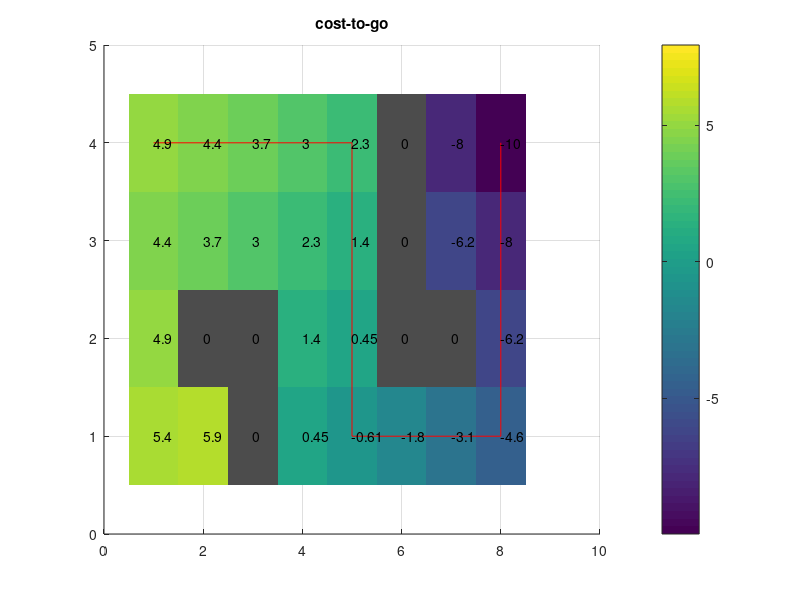
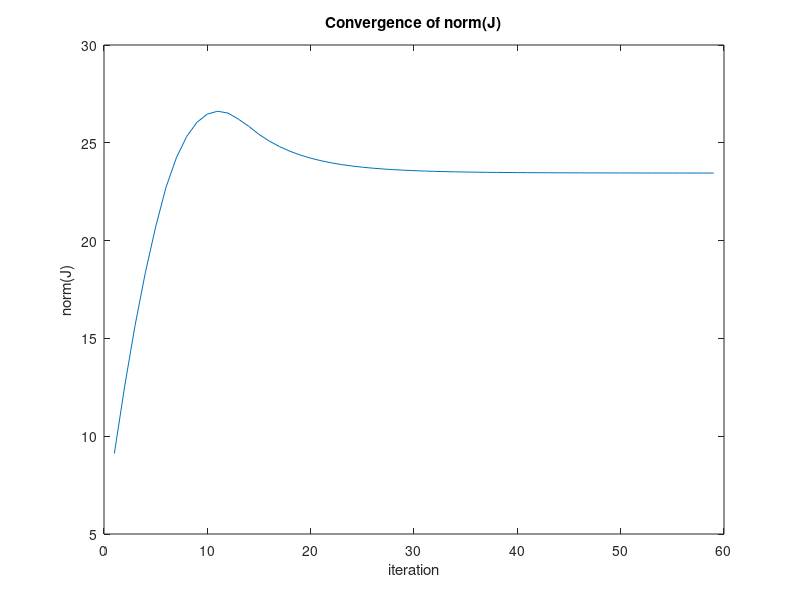

These charts were generated, in order, by the following MATLAB code:
% ===================================================================
% Function implements infinite time value iteration for grid world
% ===================================================================
function grid_world_value_iteration
    close all
    clear all

    %create the 4x8 grid
    xx=1:1:8;
    yy=1:1:4;    
    [X, Y] =meshgrid(xx,yy);
    Z = 0*X;

    %add the obstacle positions
    xyobs{1} = [2,2];
    xyobs{2} = [3,1];
    xyobs{3} = [3,2];
    xyobs{4} = [6,2];
    xyobs{5} = [6,3];
    xyobs{6} = [6,4];
    xyobs{7} = [7,2];
    
    %create the grid world
    grid_world = create_grid_world(X,Y,Z,xyobs);
    %plot_grid_world(grid_world)
        
    J=0*Z;
    Jlast =J;
    Xi=X(:);
    Yi=Y(:);
    Ji=J(:);
    Jc.X=X;
    Jc.Y=Y;
    Jc.J=J;

    e=1e6;
    % figure(1)
    hold on
    j=0;

    %set the desired position
    xd = [8,4];
    %set the discount factor
    gamma = .9;

    %loop through until the cost-to-go has converged
    while(e>0.01)
    j=j+1
        for i=1:length(Ji)
            % check if state is occupied    
            ret = check_occupied([Xi(i); Yi(i)],grid_world);
            if ret==0
            Ji(i) = bellman_backup([Xi(i); Yi(i)],Jc,grid_world,xd,gamma);
            else
            
            end
        end
    [m,n]= size(Z);    
    J=reshape(Ji,m,n)
    e=norm(J(:)-Jlast(:));% error between the cost-to-go from one iteration to the next
    normJ(j) = norm(J(:));
    Jlast = J;
    Jc.J=J;

    %plot the cost-to-go
    figure(1)
    title("cost-to-go")
    hold on
    imagesc(X(1,:), Y(:,1), J)
    colorbar
    grid on
    drawnow;
    hold off
    end
    
    %plot obstacles
    figure(1)
    hold on
    plot_obstacles(grid_world)
    hold off

    x=[1 4];
    %compute the policy from state s
    [pi, xs]= get_policy(x,Jc,grid_world,xd,gamma);
    figure(1)
    hold on
    plot(xs(:,1),xs(:,2),'r')
    hold off

    figure(1)
    J= J(:);
    for i=1:length(J)
        text(X(i),Y(i),num2str(J(i),2))
    end

    figure(2)
    plot(normJ(2:end))
    title("Convergence of norm(J)")
    xlabel("iteration")
    ylabel("norm(J)")
end

% ===================================================================
% plot obstacles
% ===================================================================
function plot_obstacles(grid_world)
     inds = find(grid_world.Z>0);
     dx = 0.5;
     dy = 0.5;
     occxs=grid_world.X(inds);
     occys=grid_world.Y(inds);
     for i=1:length(inds)
        xp=[occxs(i)-dx occxs(i)-dx occxs(i)+dx occxs(i)+dx];
        yp=[occys(i)-dy occys(i)+dy occys(i)+dy occys(i)-dy];
        patch(xp,yp,[1 1 1]*.3,'LineStyle','None')
     end
end

% ===================================================================
% plot grid world
% ===================================================================
function plot_grid_world(grid_world)
    xs = grid_world.X(1,:);
    ys = grid_world.Y(:,1);
    dx = grid_world.dx;
    dy = grid_world.dy;
    xg = linspace(xs(1)-dx,xs(end)+dx,length(xs)+1);
    yg = linspace(ys(1)-dy,ys(end)+dy,length(ys)+1);
    hi = imagesc(xs,ys,grid_world.Z); 
    set(gca,'YDir','normal');
    hold on
    hm = mesh(xg,yg,zeros([length(ys) length(xs)]+1));
    hm.FaceColor = 'none';
    hm.EdgeColor = 'k';
end

function k = find_index(x,y,X,Y)
    inds = find(X==x(1));
    ind = find(Y(inds)==y);
    k = inds(ind);
end

% ===================================================================
% Create the grid world
% ===================================================================
function grid_world = create_grid_world(X,Y,Z,xyobs)
    grid_world.X = X;
    grid_world.Y = Y;
    grid_world.Z = Z;
    xs = grid_world.X(1,:);
    ys = grid_world.Y(:,2);
    grid_world.dx = abs(xs(2)-xs(1))/2;
    grid_world.dy = abs(ys(2)-ys(1))/2; 
    grid_world.max_x = max(X(:));
    grid_world.max_y = max(Y(:));
    grid_world.min_x = min(X(:));
    grid_world.min_y = min(Y(:));
    for i=1:length(xyobs)
        Z(find_index(xyobs{i}(1),xyobs{i}(2),X,Y)) = 1;
    end
    grid_world.Z = Z;
end

% ===================================================================
% Check if state is occupied
% ===================================================================
function ret = check_occupied(x,grid_world)
    inds = find(grid_world.Z>0);
    occxs=grid_world.X(inds);
    occys=grid_world.Y(inds);
    ret = 0;
    for i=1:length(occxs)
        if (x(1)==occxs(i))
            if (x(2)==occys(i))
                ret = 1;
            end
        end
    end
end

% ===================================================================
% This function applies the bellman back-up from state x and finds the 
% minimum cost-to-go from state x given the cost-to-go at x'
% ===================================================================
function J0=bellman_backup(x,J,grid_world,xd,gamma)
    for i=1:5
        xi=dynamics_nominal(x,i-1,grid_world);
        Js(i) = gamma*cost_to_go(xi,J) + cost_function(x,xd);
    end
    [val, ind]= min(Js);
    J0 = val;
end

% ===================================================================
% Get the cost-to-go from state x
% ===================================================================
function J0= cost_to_go(x,J)
    [i,j0]=find(J.X==x(1));
    [i,j]=find(J.Y(:,j0(1))==x(2));
    J0=J.J(i,j0(1));
end

% ===================================================================
% Define the one step cost.
% ===================================================================
function g = cost_function(x,xd)
    if(x(1)==xd(1) && x(2)==xd(2))
        g=-1;
    else
        g=1;
    end
end

% ===================================================================
% dynamics_nominal model for grid world. 
% ===================================================================
function x = dynamics_nominal(x,u,grid_world)
    switch(u)
        case 0
            x=x;        
        case 1
            x(1)=x(1)+1;
            ret = check_occupied(x,grid_world);
            if ret ==1
                x(1) = x(1)-1;
            end
        case 2
            x(1)=x(1)-1;
            ret = check_occupied(x,grid_world);
            if ret ==1
                x(1) = x(1)+1;
            end
        case 3
            x(2)=x(2)+1;
            ret = check_occupied(x,grid_world);
            if ret ==1
                x(2) = x(2)-1;
            end
        case 4            
            x(2)=x(2)-1;
            ret = check_occupied(x,grid_world);
            if ret ==1
                x(2) = x(2)+1;
            end
    end
    x = applyBounds(x,grid_world);     
end

% ===================================================================
% Keep state in grid world bounds
% ===================================================================
function x = applyBounds(x,occ_grid)
    if(x(1)<occ_grid.min_x)
        x(1)=occ_grid.min_x;
    end
    if(x(1)>occ_grid.max_x)
        x(1)=occ_grid.max_x;
    end
    if(x(2)<occ_grid.min_y)
        x(2)=occ_grid.min_y;
    end
    if(x(2)>occ_grid.max_y)
        x(2)=occ_grid.max_y;
    end
end

% ===================================================================
% Compute the policy given from a particular state using the optimal
% cost-to-go
% ===================================================================
function [pi, xs]= get_policy(x,J,grid_world,xd,gamma)
    pi=[];
    xs=[x];
    while (1)
        for i=1:5
            xi=dynamics_nominal(x,i-1,grid_world);
            Js(i) = gamma*cost_to_go(xi,J) + cost_function(x,xd);
        end        
        [val, ind]= min(Js);
        xi=dynamics_nominal(x,ind-1,grid_world);
        x = xi;
        pi=[pi ind-1];
        xs=[xs; x];
        if((x(1)==8) && (x(2)==4))
            break;
        end
    end
end
